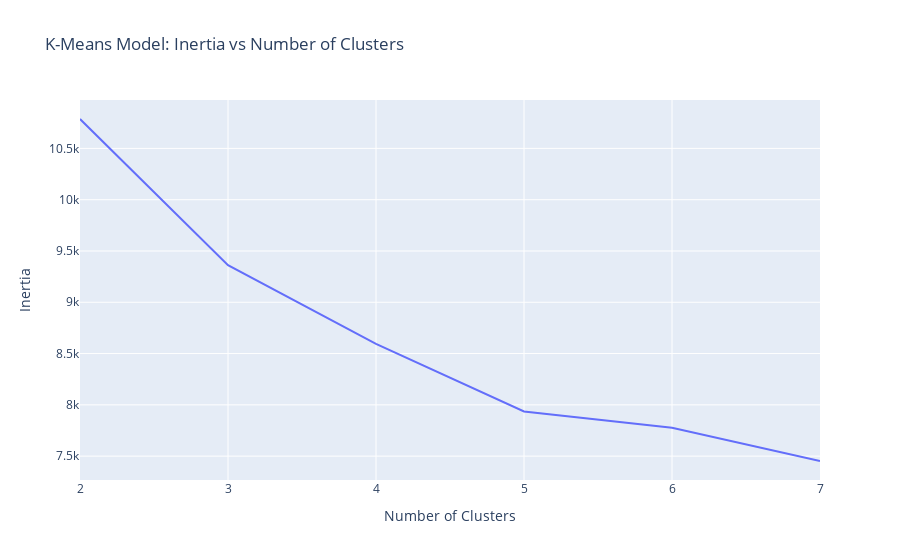

Write notebook code for a chart like this one.
### Code cell
import plotly.express as px
# Create line plot of `inertia_errors` vs `n_clusters`
fig = px.line(
    x=n_clusters,
    y=inertia_errors,
    title="K-Means Model: Inertia vs Number of Clusters"
)
fig.update_layout(xaxis_title="Number of Clusters", yaxis_title="Inertia")
fig.show()

### Figure 1 — Plotly figure (JSON) as saved in the notebook; plotly's stock layout.template omitted (floating-point values rounded to 4 significant figures)
{"data": [{"hovertemplate": "x=%{x}<br>y=%{y}<extra></extra>", "legendgroup": "", "line": {"color": "#636efa", "dash": "solid"}, "marker": {"symbol": "circle"}, "mode": "lines", "name": "", "orientation": "v", "showlegend": false, "type": "scatter", "x": [2, 3, 4, 5, 6, 7], "xaxis": "x", "y": [10790.0, 9361.0, 8595.0, 7936.0, 7777.0, 7453.0], "yaxis": "y"}], "layout": {"legend": {"tracegroupgap": 0}, "title": {"text": "K-Means Model: Inertia vs Number of Clusters"}, "xaxis": {"anchor": "y", "domain": [0, 1], "title": {"text": "Number of Clusters"}}, "yaxis": {"anchor": "x", "domain": [0, 1], "title": {"text": "Inertia"}}}}
